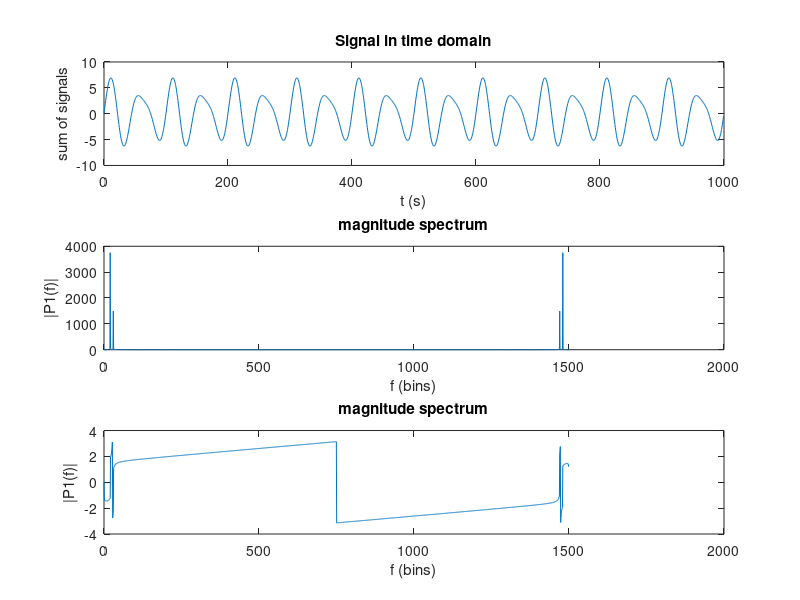

The MATLAB source for this figure:
Fs = 1500;            % Sampling frequency                    
T = 1/Fs;             % Sampling period       
L = 1;             % Length of signal
t = (0:T:L);        % Time vector

a1=5;
a2=2;
f1=20;
f2=30;
theeta1=5;
theeta2=4;

y1 = a1*cos(2*pi*f1*t);
y2 = a2*cos(2*pi*f2*t);
s=a1*cos(2*pi*f1*t+theeta1) + a2*cos(2*pi*f2*t+theeta2);
subplot(3,1,1);
plot(1000*t(1:Fs),s(1:Fs))
title("Signal in time domain")
xlabel("t (s)")
ylabel("sum of signals")


Y = fft(s);
freq=(0:length(s)-1)*Fs/length(s);
subplot(3,1,2);
mag = abs(Y);
plot(freq,mag);
title("magnitude spectrum")
xlabel("f (bins)")
ylabel("|P1(f)|")

subplot(3,1,3);
plot(freq,angle(Y));
title("magnitude spectrum")
xlabel("f (bins)")
ylabel("|P1(f)|")

phase=angle(Y);
phi1 = mod(phase(f1),2*pi);
phi2 = mod(phase(f2),2*pi);

fprintf('phase response at f1 = %d Hz is %.4f radians \n',f1,phi1);
fprintf('phase response at f2 = %d Hz is %.4f radians \n',f2,phi2);